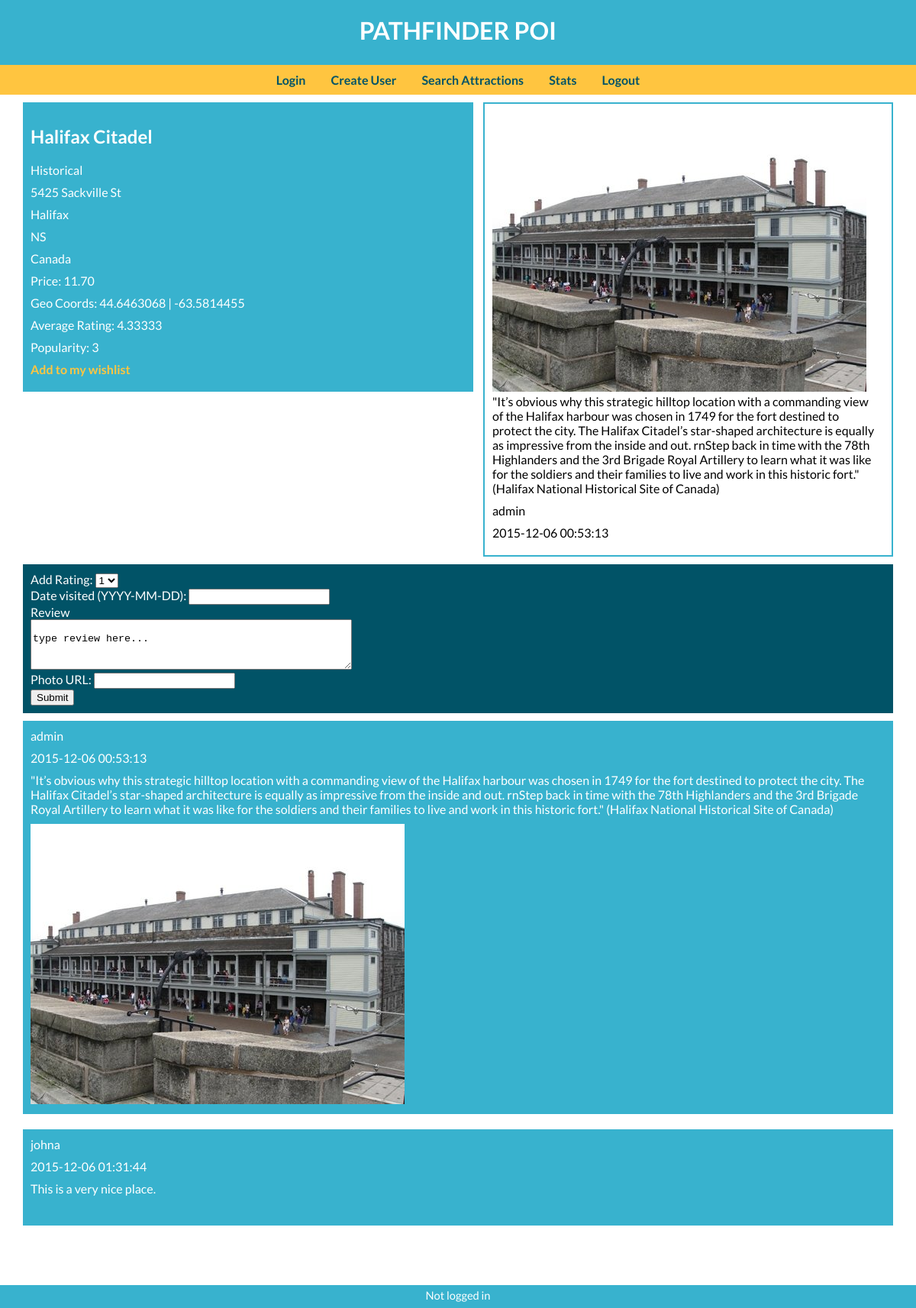
The app's page /attraction.php?attr=89 with its own data.
### tables this page shows
CREATE TABLE `attractions` (
  `attractionID` int(11) NOT NULL AUTO_INCREMENT,
  `name` char(50) DEFAULT NULL,
  `category` char(30) DEFAULT NULL,
  `address` char(50) DEFAULT NULL,
  `city` int(11) DEFAULT NULL,
  `state` char(30) DEFAULT NULL,
  `country` int(11) DEFAULT NULL,
  `price` decimal(5,2) DEFAULT NULL,
  `avgRating` float DEFAULT NULL,
  `popularity` int(11) DEFAULT NULL,
  `geolatitude` decimal(10,7) DEFAULT NULL,
  `geoLongitude` decimal(10,7) DEFAULT NULL,
  PRIMARY KEY (`attractionID`),
  KEY `country` (`country`),
  KEY `attractions_ibfk_3_idx` (`category`),
  KEY `attractions_ibfk_1` (`city`),
  CONSTRAINT `attractions_ibfk_1` FOREIGN KEY (`city`) REFERENCES `cities` (`cityID`) ON DELETE CASCADE ON UPDATE CASCADE,
  CONSTRAINT `attractions_ibfk_2` FOREIGN KEY (`country`) REFERENCES `countries` (`countryID`),
  CONSTRAINT `attractions_ibfk_3` FOREIGN KEY (`category`) REFERENCES `categories` (`category`) ON DELETE NO ACTION ON UPDATE NO ACTION
);

CREATE TABLE `cities` (
  `cityID` int(11) NOT NULL AUTO_INCREMENT,
  `cityName` char(30) DEFAULT NULL,
  `state` char(30) DEFAULT NULL,
  `countryID` int(11) DEFAULT NULL,
  `avgRating` float DEFAULT NULL,
  `popularity` int(11) DEFAULT NULL,
  PRIMARY KEY (`cityID`),
  KEY `cities_ibfk_1` (`countryID`),
  CONSTRAINT `cities_ibfk_1` FOREIGN KEY (`countryID`) REFERENCES `countries` (`countryID`) ON DELETE CASCADE ON UPDATE CASCADE
);

CREATE TABLE `countries` (
  `countryID` int(11) NOT NULL AUTO_INCREMENT,
  `countryName` char(30) DEFAULT NULL,
  `continent` char(20) DEFAULT NULL,
  `avgRating` float DEFAULT NULL,
  `popularity` int(11) DEFAULT NULL,
  PRIMARY KEY (`countryID`)
);

CREATE TABLE `reviews` (
  `reviewID` int(11) NOT NULL AUTO_INCREMENT,
  `date_added` timestamp NOT NULL DEFAULT CURRENT_TIMESTAMP,
  `attraction` int(11) DEFAULT NULL,
  `user` char(30) DEFAULT NULL,
  `content` varchar(500) DEFAULT NULL,
  `photo_url` varchar(255) DEFAULT NULL,
  PRIMARY KEY (`reviewID`),
  KEY `user` (`user`),
  KEY `reviews_ibfk_1` (`attraction`),
  CONSTRAINT `reviews_ibfk_1` FOREIGN KEY (`attraction`) REFERENCES `attractions` (`attractionID`) ON DELETE CASCADE ON UPDATE CASCADE,
  CONSTRAINT `reviews_ibfk_2` FOREIGN KEY (`user`) REFERENCES `users` (`userID`)
);

### attraction.php (the view, shortened to what this page needs)
<?php include 'header.php';?>
		<?php
			$conn = mysqli_connect("localhost", "root", "root", "PathfinderPOI", "8889", "");
			$attID = $_GET['attr'];
			$keyQuery = "SELECT * FROM attractions WHERE attractionID = $attID";
			$keyResult = mysqli_query($conn, $keyQuery);
				if (mysqli_num_rows($keyResult) > 0) {
					while($row = mysqli_fetch_array($keyResult)) {
						$attName = $row['name'];
						$category = $row['category'];
						$country = $row['country'];
						$address = $row['address'];
						$city = $row['city'];
						$state = $row['state'];
						$price = $row['price'];
						$geoLat = $row['geolatitude'];
						$geoLong = $row['geoLongitude'];
						$avgRating = $row['avgRating'];
						$popularity = $row['popularity'];
					}
					echo '<div id="attDisplay">';
					echo '<h2 id="attName">'.$attName.'</h2>';
					echo '<p id="category">'.$category.'</p>';
					echo '<p id="address">'.$address.'</p>';
					$citQuery = "SELECT * FROM cities WHERE cityID = $city";
					$citResult = mysqli_query($conn, $citQuery);
					if (mysqli_num_rows($citResult) > 0) {
						while($row = mysqli_fetch_array($citResult)){
							$cit = $row['cityName'];
							echo '<p id="city">'.$cit.'</p>';
						}
					}
					echo '<p id="state">'.$state.'</p>';
					$coQuery = "SELECT * FROM countries WHERE countryID = $country";
					$coResult = mysqli_query($conn, $coQuery);
					if (mysqli_num_rows($coResult) > 0) {
						while($row = mysqli_fetch_array($coResult)){
							$co = $row['countryName'];
							echo '<p id="country">'.$co.'</p>';
						}
					}
					echo '<p id="pricy">Price: '.$price.'</p>';
					echo '<p id="geoCoords"> Geo Coords: '.$geoLat.' | ';
					echo ''.$geoLong.'</p>';
					echo '<p id="avgRating">Average Rating: '.$avgRating.'</p>';
					echo '<p id="popularity">Popularity: '.$popularity.'</p>';
					echo '<p><a href="addToWishList.php?attr='.$attID.'">Add to my wishlist</a>';
					echo '</div>';
					echo '<div id="main_review">';
					$reviewsQuery = "SELECT * FROM reviews WHERE attraction = $attID ORDER BY date_added ASC LIMIT 1";
					$reviewsResult = mysqli_query($conn, $reviewsQuery);
					if (mysqli_num_rows($reviewsResult) > 0) {
						while($row = mysqli_fetch_array($reviewsResult)){
							$rev = stripslashes($row['content']);
							$user = $row['user'];
							$date = $row['date_added'];
							$photo_url = $row['photo_url'];
							echo '<div>
							<img src="'.$photo_url.'" />
							<p>'.$rev.'</p>
							<p>'.$user.'</p>
							<p>'.$date.'</p>
							</div>';
						}
					}
					echo '</div>';
					$id = $_SESSION["userID"];
					$ratQuery = "SELECT * FROM ratings WHERE attraction = $attID AND user ='$id'";
					$ratResult = mysqli_query($conn, $ratQuery);
					if (mysqli_num_rows($ratResult) > 0) {
						while($row = mysqli_fetch_array($ratResult)){
							$rat = $row['rating'];
							echo '<p id="yourRating">Your rating: '.$rat.'</p>';
						}
					} else {
						echo '<div id="addRating"><form action="addRating.php" method="post">
						<input type="hidden" name="attractionID" value="'.$attID.'">
						Add Rating:
						<select name="rating">
							<option value="1">1</option>
							<option value="2">2</option>
							<option value="3">3</option>
							<option value="4">4</option>
							<option value="5">5</option>
						</select><br />
						Date visited (YYYY-MM-DD):
						<input type="text" name="date_visited" /><br />
						Review<br />
						<textarea rows="4" cols="50" name="review">
						type review here...</textarea>
						<br />Photo URL:
						<input type="text" name = "photo" />
						<br />
						<input type="submit" />
						</form></div>';
					}
				}
			echo '<div id="reviews">';
			$reviewsQuery = "SELECT * FROM reviews WHERE attraction = $attID";
			$reviewsResult = mysqli_query($conn, $reviewsQuery);
			if (mysqli_num_rows($reviewsResult) > 0) {
				while($row = mysqli_fetch_array($reviewsResult)){
					$rev = stripslashes($row['content']);
					$user = $row['user'];
					$date = $row['date_added'];
					$photo_url = $row['photo_url'];
					echo '<div class="rev">
					<p>'.$user.'</p>
					<p>'.$date.'</p>
					<p>'.$rev.'</p>
					<img src="'.$photo_url.'" />
					</div>';
				}
			}
		?>
		<br />
		<br />
<?php include 'footer.php';?>

### header.php (shortened to what this page needs)
<!DOCTYPE html>
<html>
	<head>
	<link rel="stylesheet" type="text/css" href="style.css">
	</head>
	<body>
	<div id="wrapper">
	<div id="header"> <h1><a href="index.php">PATHFINDER POI</a></h1> </div>
	<div id="menu">
	<a href="login.php">Login</a>
	<a href="userForm.php">Create User</a>
	<a href="searchAttractionForm.php">Search Attractions</a>
	<a href="stats.php">Stats</a>
	<a href="logout.php">Logout</a>
	</div>
	<div id="content">

### footer.php (shortened to what this page needs)
	</div>
	</div>
	<div id="footer"><p>
	<?php
		 $conn = mysqli_connect("localhost", "root", "root", "PathfinderPOI", "8889", "");
		$uid = $_SESSION["userID"];
		$sqlQuery = "SELECT * FROM users WHERE userID='$uid'";
		$result = mysqli_query($conn, $sqlQuery);
		if (mysqli_num_rows($result) > 0) {
			while($row = mysqli_fetch_array($result)) {
				echo 'Logged in as '. $row['name'];
			}
		} else {
			echo 'Not logged in';
		}
	?>
	 </p></div>
	</body>
</html>

### style.css (style rules this page uses)
html, body { font-family: 'Lato', sans-serif; margin: 0; padding: 0; height:100%; }
#wrapper { min-height:100%; position:relative; }
a { text-decoration: none; font-weight: 700; color: #38B2CE; }
p { margin: 0 5px 10px 0; }
#header { text-align: center; margin-left: auto; margin-right: auto; margin-top: 0; margin-bottom: 0; top: 0; height: 65px; background-color: #38B2CE; padding: 20px 0 0 0; color: #FFFFFF; }
#header h1, #header a { font-weight: 700; margin: auto; color: white; }
#menu { background-color: #FFC540; padding: 10px 0 10px 0; text-align: center; }
#menu a { padding: 0 15px 0 15px; color: #015367; }
#content { padding: 10px 30px 50px 30px; }
#footer { background-color: #38B2CE; width:100%; height:30px; position:absolute; bottom:0; left:0; padding: 0 0 0 0; text-align: center; }
#footer p { margin: 5px 0 0 0; font-size: 11pt; color: #FFFFFF; }
#attDisplay { background-color: #38B2CE; color: #FFFFFF; padding: 10px 10px 10px 10px; }
.rev { background-color: #38B2CE; color: #FFFFFF; padding: 10px 10px 10px 10px; margin: 0 0 20px 0; }
#attDisplay { width: 50%; float: left; }
#reviews { clear: both; margin-top: 10px; }
#attDisplay a, #reviews a, #yourRating a { color: #FFC540; }
#addRating { background-color: #015367; color: #FFFFFF; padding: 10px 10px 10px 10px; clear: both; }
#main_review { float: right; top: 140px; left: 50%; width: 45%; background-color: #FFFFFF; border: 2px solid #38B2CE; padding: 10px; margin-bottom: 10px; }

### records on screen
attractions: name "Halifax Citadel", category "Historical", address "5425 Sackville St", state "NS", price "11.70", geolatitude "44.6463068", geoLongitude "-63.5814455", avgRating "4.33333", popularity "3"
cities: cityName "Halifax"
countries: countryName "Canada"
reviews: photo_url (picture), content "\"It’s obvious why this strategic hilltop location with a commanding view of the Halifax harbour was chosen in 1749 for the fort destined to protect the city. The Halifax Citadel’s star-shaped architecture is equally as impressive from the inside and out. rnStep back in time with the 78th Highlanders and the 3rd Brigade Royal Artillery to learn what it was like for the soldiers and their families to live and work in this historic fort.\" (Halifax National Historical Site of Canada)", user "admin", date_added "2015-12-06 00:53:13"
reviews: user "johna", date_added "2015-12-06 01:31:44", content "This is a very nice place."
